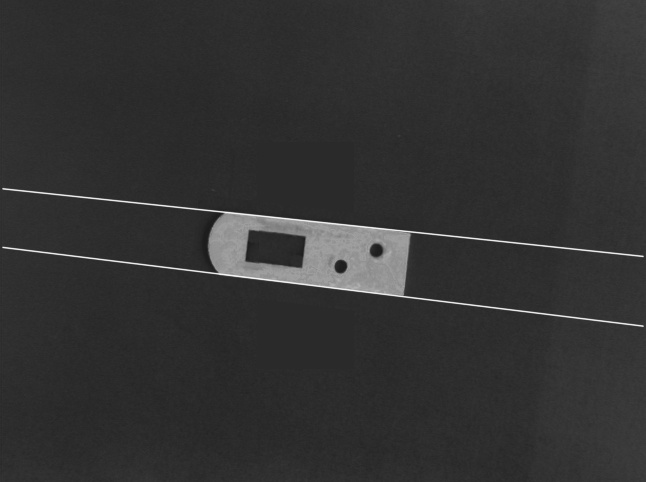
//> input picture Week7_041002/HoughLines.jpg, 646 x 482 px, given in place of the camera
$ ./sobel   (built with g++ and OpenCV 4)
//> lines starting //> are read from the running program, lines starting //| are printed output that depends on the picture; after the words box and inside, x2 and y2 are one past the last pixel; in counts of white or black regions, pixels touching at a corner belong together
#include <opencv2/opencv.hpp>
#include <iostream>
using namespace cv;
using namespace std;

int main()
{
	VideoCapture cap;
	cap.open(0);
	if (!cap.isOpened()) { cout << "Open failed! Please check your camera or files!" << endl; return -1; }

	double scale = 1.5;


	while (1)
	{
		Mat frame, x_dstMat, y_dstMat;
		Mat srcGray,binMat;

		cap >> frame;
//> frame is the input picture: 482 rows x 646 cols, CV_8UC3; min 25, max 248, mean 50.6
		Size resimgsize = Size(frame.cols*scale, frame.rows*scale);
//> resimgsize = Size(969, 723)
		Mat rFrame = Mat(resimgsize, frame.type());
		resize(frame, rFrame, resimgsize, INTER_LINEAR);

		cvtColor(rFrame, srcGray, CV_RGB2GRAY);
		threshold(srcGray, binMat, 0, 255, CV_THRESH_OTSU);
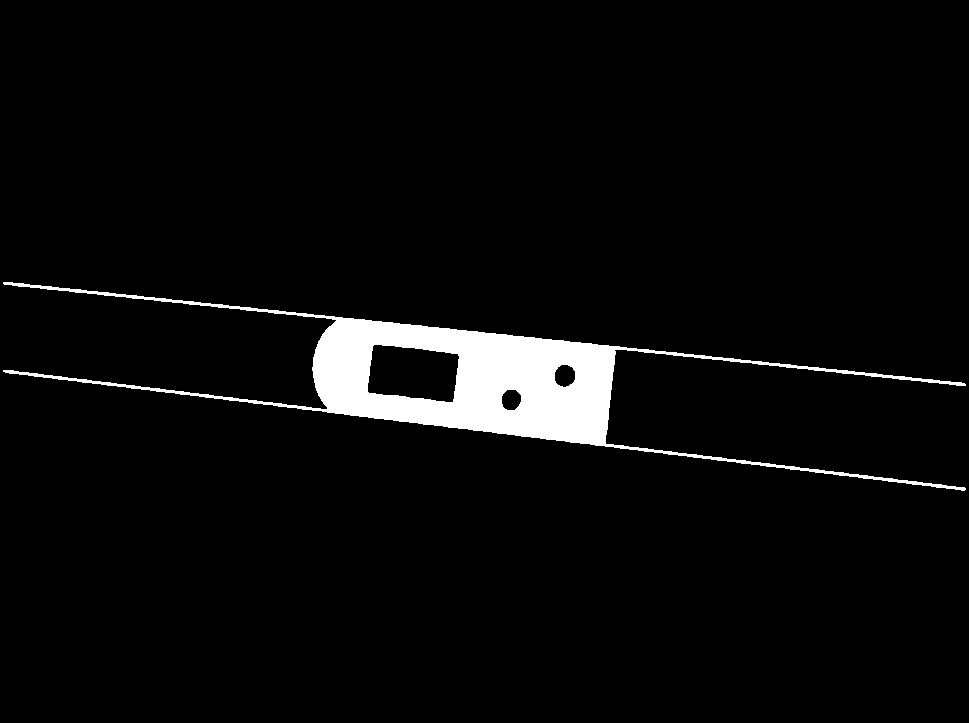
//> binMat: 723 rows x 969 cols, CV_8UC1; 4.1% white; 1 white region, box (x1, y1, x2, y2) and area: (3, 282, 966, 491) 28414


		Sobel(binMat, x_dstMat, CV_16SC1, 1, 0, 3);  // 水平方向微分
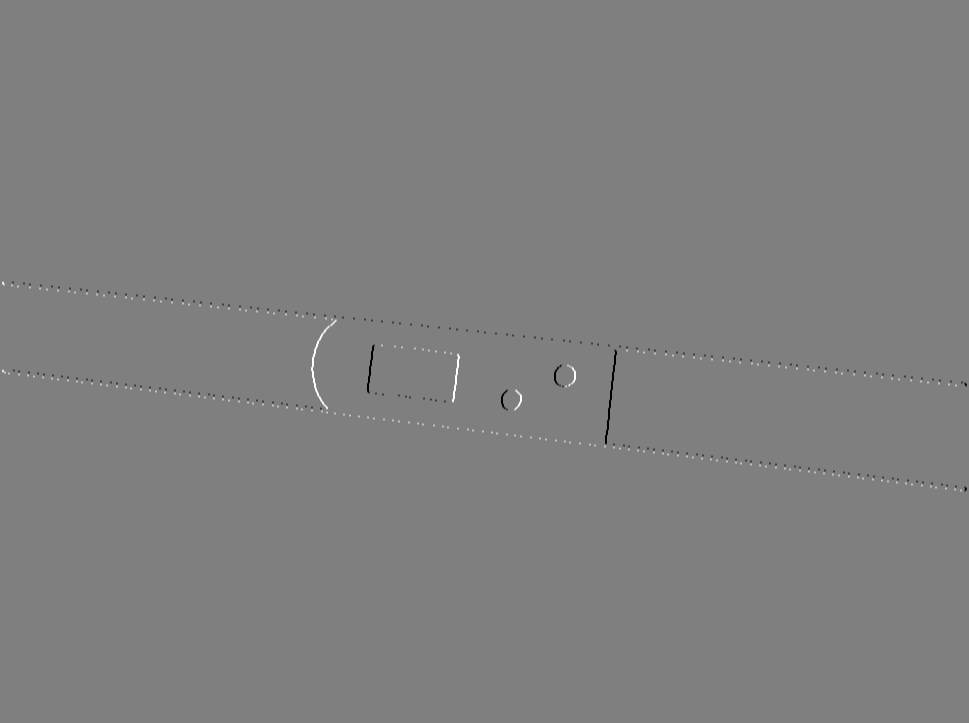
//> x_dstMat: 723 rows x 969 cols, CV_16SC1; min -1020, max 1020, mean 0; drawn with min black and max white
		Sobel(binMat, y_dstMat, CV_16SC1, 0, 1, 3);  // 竖直方向微分

		convertScaleAbs(x_dstMat, x_dstMat);
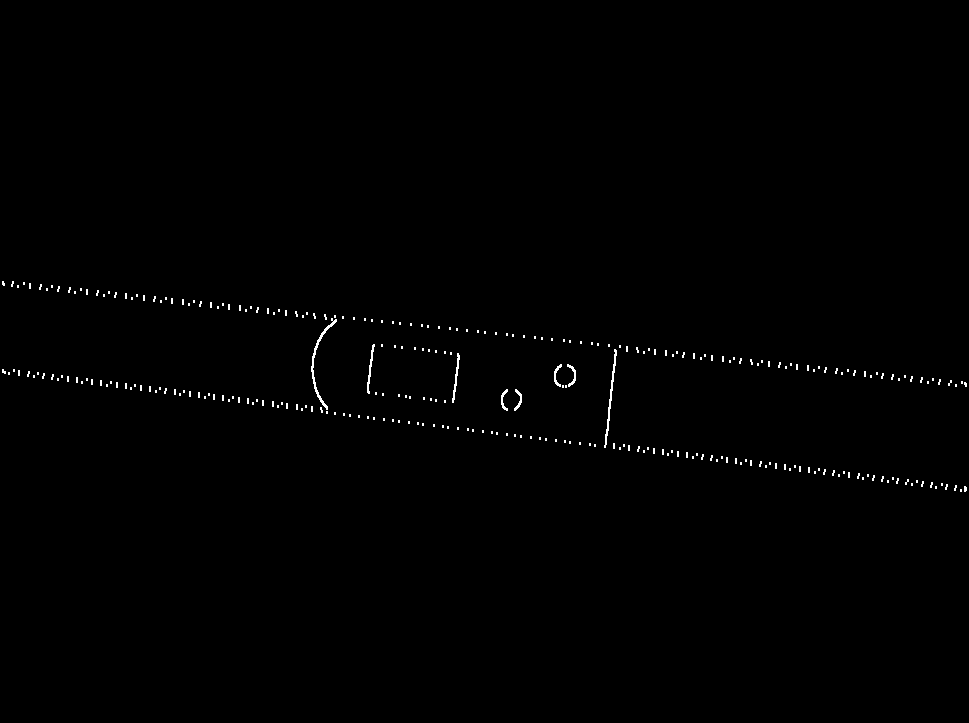
//> x_dstMat: 723 rows x 969 cols, CV_8UC1; 0.48% white in thin lines or dots, all inside (x1, y1, x2, y2) = (2, 281, 967, 492)
		convertScaleAbs(y_dstMat, y_dstMat);
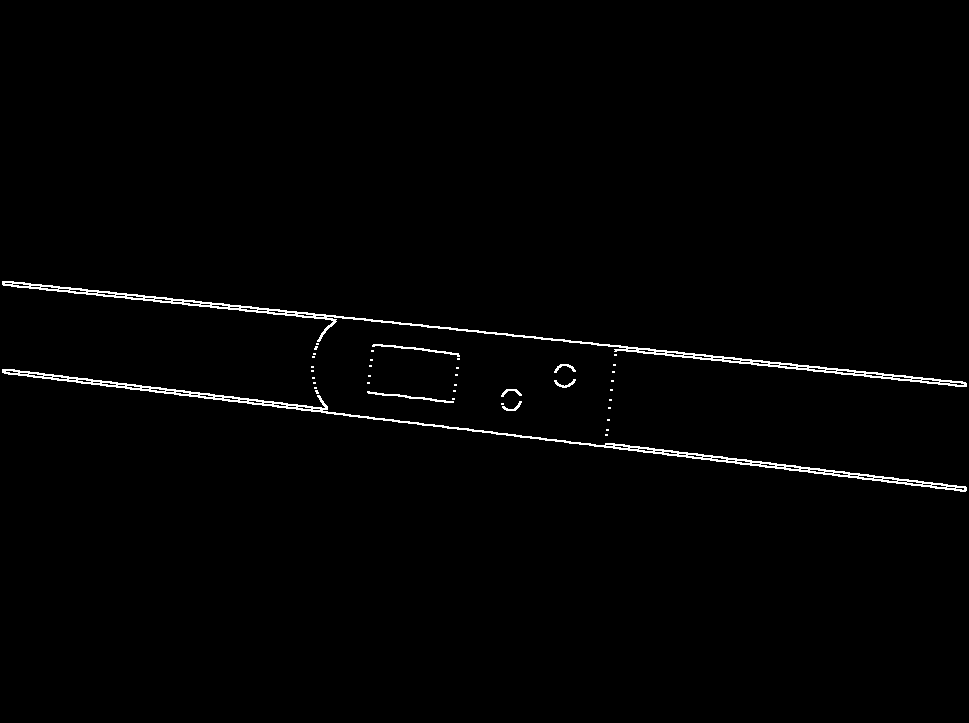
//> y_dstMat: 723 rows x 969 cols, CV_8UC1; 1.2% white in thin lines or dots, all inside (x1, y1, x2, y2) = (2, 281, 967, 492)


		imshow("水平边缘提取", x_dstMat);
		imshow("竖直边缘提取", y_dstMat);


		imshow("frame", rFrame);

		//When key: 'Esc'pressed, exit.
		if (waitKey(30) == 27) { destroyAllWindows(); return 0; }
//> the Esc key is pressed
//> (the program exits here)
